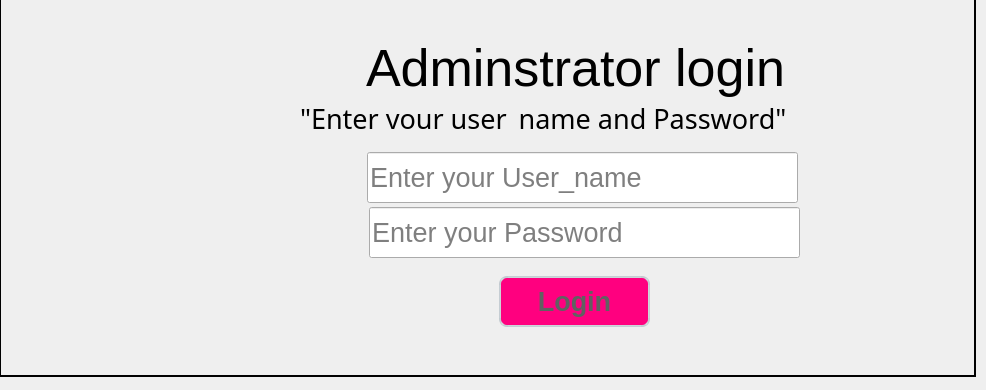
        <widget class="QWidget" name="page">
         <widget class="QFrame" name="frame">
          <property name="geometry">
           <rect>
            <x>-1</x>
            <y>-4</y>
            <width>977</width>
            <height>381</height>
           </rect>
          </property>
          <property name="frameShape">
           <enum>QFrame::WinPanel</enum>
          </property>
          <property name="frameShadow">
           <enum>QFrame::Plain</enum>
          </property>
          <property name="lineWidth">
           <number>18</number>
          </property>
          <widget class="QLabel" name="label_2">
           <property name="geometry">
            <rect>
             <x>296</x>
             <y>41</y>
             <width>561</width>
             <height>61</height>
            </rect>
           </property>
           <property name="font">
            <font>
             <pointsize>39</pointsize>
            </font>
           </property>
           <property name="text">
            <string>Adminstrator login</string>
           </property>
           <property name="alignment">
            <set>Qt::AlignCenter</set>
           </property>
          </widget>
          <widget class="QLabel" name="label_3">
           <property name="geometry">
            <rect>
             <x>301</x>
             <y>112</y>
             <width>561</width>
             <height>21</height>
            </rect>
           </property>
           <property name="font">
            <font>
             <family>Miriam Fixed</family>
             <pointsize>20</pointsize>
             <weight>50</weight>
             <italic>false</italic>
             <bold>false</bold>
            </font>
           </property>
           <property name="styleSheet">
            <string notr="true">font: 20pt &quot;Miriam Fixed&quot;;
</string>
           </property>
           <property name="text">
            <string>&quot;Enter your user_name and Password&quot;</string>
           </property>
          </widget>
          <widget class="QLineEdit" name="lineEdit">
           <property name="geometry">
            <rect>
             <x>368</x>
             <y>156</y>
             <width>431</width>
             <height>51</height>
            </rect>
           </property>
           <property name="font">
            <font>
             <pointsize>20</pointsize>
            </font>
           </property>
           <property name="styleSheet">
            <string notr="true"/>
           </property>
           <property name="placeholderText">
            <string>Enter your User_name</string>
           </property>
          </widget>
          <widget class="QLineEdit" name="lineEdit_2">
           <property name="geometry">
            <rect>
             <x>370</x>
             <y>211</y>
             <width>431</width>
             <height>51</height>
            </rect>
           </property>
           <property name="font">
            <font>
             <pointsize>20</pointsize>
            </font>
           </property>
           <property name="styleSheet">
            <string notr="true"/>
           </property>
           <property name="echoMode">
            <enum>QLineEdit::Password</enum>
           </property>
           <property name="placeholderText">
            <string>Enter your Password</string>
           </property>
          </widget>
          <widget class="QLabel" name="label_4">
           <property name="geometry">
            <rect>
             <x>35</x>
             <y>35</y>
             <width>198</width>
             <height>297</height>
            </rect>
           </property>
           <property name="text">
            <string/>
           </property>
           <property name="pixmap">
            <pixmap>images/login.jpg</pixmap>
           </property>
          </widget>
          <widget class="QPushButton" name="pushButton">
           <property name="geometry">
            <rect>
             <x>500</x>
             <y>280</y>
             <width>151</width>
             <height>51</height>
            </rect>
           </property>
           <property name="font">
            <font>
             <family>Meiryo UI</family>
             <pointsize>20</pointsize>
             <weight>75</weight>
             <bold>true</bold>
             <underline>false</underline>
            </font>
           </property>
           <property name="styleSheet">
            <string notr="true">QPushButton, QToolButton, QCommandLinkButton{
    padding: 0 5px 0 5px;
    background-color: rgb(255, 0, 127);
    border-style: solid;
    border-top-color: qlineargradient(spread:pad, x1:0, y1:0, x2:0, y2:1, stop:0 #c1c9cf, stop:1 #d2d8dd);
    border-right-color: qlineargradient(spread:pad, x1:1, y1:0, x2:0, y2:0, stop:0 #c1c9cf, stop:1 #d2d8dd);
    border-bottom-color: qlineargradient(spread:pad, x1:0, y1:1, x2:0, y2:0, stop:0 #c1c9cf, stop:1 #d2d8dd);
    border-left-color: qlineargradient(spread:pad, x1:0, y1:0, x2:1, y2:0, stop:0 #c1c9cf, stop:1 #d2d8dd);
    border-width: 2px;
    border-radius: 8px;
    color: #616161;
    font-weight: bold;
}
QPushButton::default, QToolButton::default, QCommandLinkButton::default{
    border: 2px solid transparent;
    color: #FFFFFF;
    background-color: qlineargradient(spread:pad, x1:0.5, y1:0, x2:0.5, y2:1, stop:0 #84afe5, stop:1 #1168e4);
}
QPushButton:hover, QToolButton:hover, QCommandLinkButton:hover{
    color: #3d3d3d;
}
QPushButton:pressed, QToolButton:pressed, QCommandLinkButton:pressed{
    color: #aeaeae;
    background-color: qlineargradient(spread:pad, x1:0.5, y1:0, x2:0.5, y2:1, stop:0 #ffffff, stop:0.5 #fbfdfd, stop:1 #ffffff);
}
QPushButton:disabled, QToolButton:disabled, QCommandLinkButton:disabled{
    color: #616161;
    background-color: qlineargradient(spread:pad, x1:0.5, y1:0, x2:0.5, y2:1, stop:0 #dce7eb, stop:0.5 #e0e8eb, stop:1 #dee7ec);
}</string>
           </property>
           <property name="text">
            <string>Login</string>
           </property>
          </widget>
         </widget>
        </widget>
